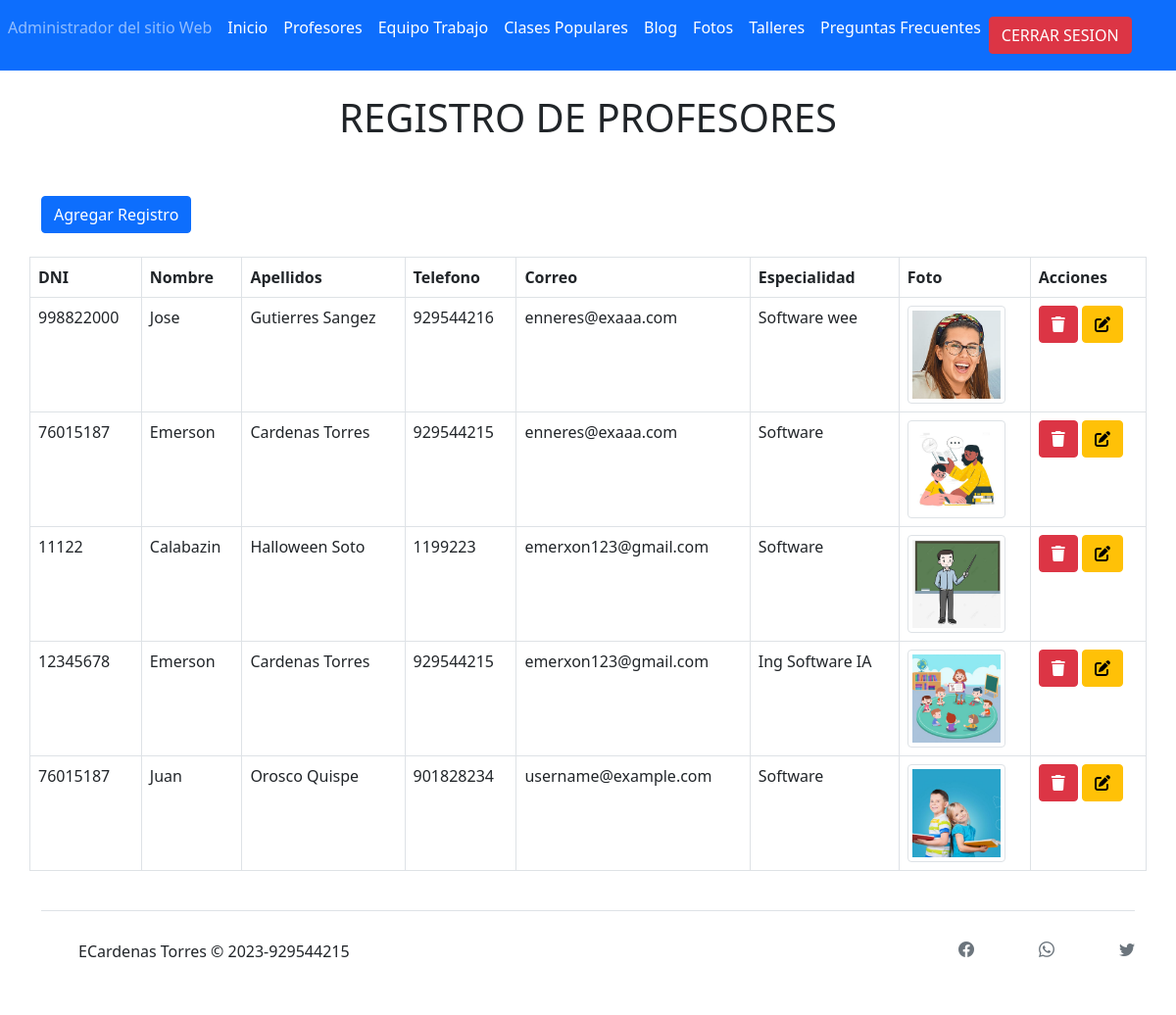
Screenshot of /administrador/seccion/eventos.php (signed in) with the database file from the repository.
### tables this page shows
CREATE TABLE `registro_profesores` (
  `id` int(11) NOT NULL,
  `DNI` int(11) NOT NULL,
  `nombre` varchar(255) NOT NULL,
  `apellidos` varchar(255) NOT NULL,
  `telefono` int(11) NOT NULL,
  `correo` varchar(255) NOT NULL,
  `curso` varchar(255) NOT NULL,
  `foto` varchar(255) NOT NULL,
  `contrasenia` varchar(255) NOT NULL,
  `confirmarContrasenia` varchar(255) NOT NULL
);

### administrador/seccion/code/code_registrar.php (called while the page is built, shortened)
<?php
    include "../config/PDO.php";
        $sentencia = $conexion -> prepare("SELECT * FROM registro_profesores");
        $sentencia -> execute();
        $listaEmpleados = $sentencia -> fetchAll(PDO::FETCH_ASSOC);

### administrador/seccion/eventos.php (the view, shortened to what this page needs)
<?php
include("template/cabecera.php");
?>
<?php
require "code/code_registrar.php";
?>
<div class="container">
    <h1 class="text-center">REGISTRO DE PROFESORES</h1>
    <br>
    <br>
    <form action="" method="POST" enctype="multipart/form-data">
        <button type="button" class="btn btn-primary" data-toggle="modal" data-target="#exampleModal">
            Agregar Registro
        </button>
        <br><br>
    </form>
    <div class="row">
        <table class="table table-hover table-bordered light-table-filter table_id" id="tabla">
            <thead class="thead-dark">
                <tr>
                    <th>DNI</th>
                    <th>Nombre</th>
                    <th>Apellidos</th>
                    <th>Telefono</th>
                    <th>Correo</th>
                    <th>Especialidad</th>
                    <th>Foto</th>
                    <th>Acciones</th>
                </tr>
            </thead>
            <?php foreach ($listaEmpleados as $empleado) {  ?>
                <tr>
                    <td><?php echo $empleado['DNI']; ?></td>
                    <td><?php echo $empleado['nombre']; ?></td>
                    <td><?php echo $empleado['apellidos']; ?></td>
                    <td><?php echo $empleado['telefono']; ?></td>
                    <td><?php echo $empleado['correo']; ?></td>
                    <td><?php echo $empleado['curso']; ?></td>
                    <td><img class="img-thumbnail" width="100px" src="img/<?php echo $empleado['foto']; ?>"></td>
                    <td>
                        <form action="" method="POST">
                            <button value="btn3Eliminar" type="submit" name="accion" class="btn btn-danger"  onclick="return ConfirmDelete()"><i class="fa-sharp fa-solid fa-trash"></i></button>
                            <button value="Seleccionar" type="submit" name="accion" class="btn btn-small btn-warning"><i class="fa-solid fa-pen-to-square"></i></button>
                        </form>
                    </td>
                </tr>
            <?php } ?>
        </table>
    </div>
    <?php
    include("template/pie.php");
    ?>

### rows the page displays
registro_profesores: DNI "998822000", nombre "Jose", apellidos "Gutierres Sangez", telefono "929544216", correo "enneres@exaaa.com", curso "Software wee", foto (picture)
registro_profesores: DNI "76015187", nombre "Emerson", apellidos "Cardenas Torres", telefono "929544215", correo "enneres@exaaa.com", curso "Software", foto (picture)
registro_profesores: DNI "11122", nombre "Calabazin", apellidos "Halloween Soto", telefono "1199223", correo "emerxon123@gmail.com", curso "Software", foto (picture)
registro_profesores: DNI "12345678", nombre "Emerson", apellidos "Cardenas Torres", telefono "929544215", correo "emerxon123@gmail.com", curso "Ing Software IA", foto (picture)
registro_profesores: DNI "76015187", nombre "Juan", apellidos "Orosco Quispe", telefono "901828234", correo "username@example.com", curso "Software", foto (picture)
